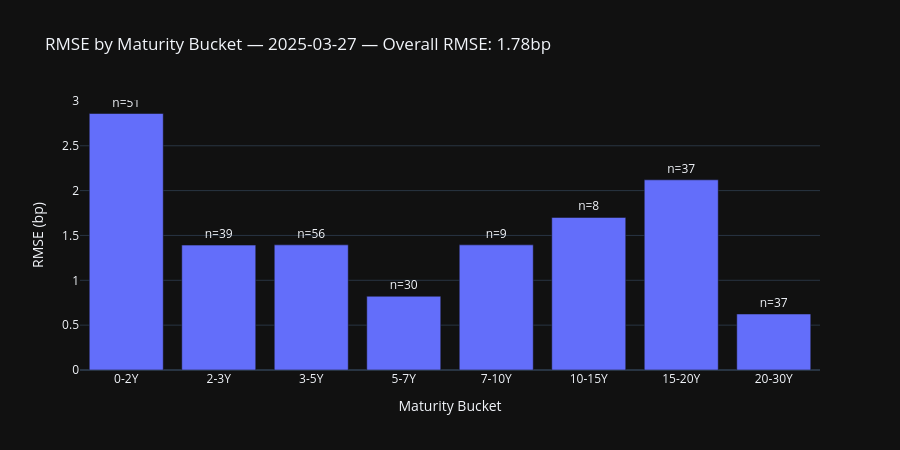

The code cell stored with this chart in its notebook:
### Code cell
# Maturity-bucket RMSE breakdown (JPM style)
bucket_data = []
for name, (lo, hi) in MATURITY_BUCKETS.items():
    rmse = spline.rmse_bucket(lo, hi)
    mask = (spline.fit_ttm >= lo) & (spline.fit_ttm < hi)
    n_bonds = int(mask.sum())
    bucket_data.append({"bucket": name, "rmse_bp": rmse, "n_bonds": n_bonds})

bucket_df = pd.DataFrame(bucket_data)
print(f"\nMaturity Bucket RMSE — {as_of}")
print(bucket_df.to_string(index=False))

fig_bkt = go.Figure(go.Bar(
    x=bucket_df["bucket"], y=bucket_df["rmse_bp"],
    text=bucket_df["n_bonds"].apply(lambda x: f"n={x}"),
    textposition="outside",
    marker_color="#636efa",
))
fig_bkt.update_layout(
    template="plotly_dark",
    title=f"RMSE by Maturity Bucket — {as_of} — Overall RMSE: {spline.rmse:.2f}bp",
    xaxis_title="Maturity Bucket",
    yaxis_title="RMSE (bp)",
    height=450,
)
fig_bkt.show()

### Figure 1 — Plotly figure (JSON) as saved in the notebook; plotly's stock layout.template omitted (floating-point values rounded to 4 significant figures)
{"data": [{"marker": {"color": "#636efa"}, "text": ["n=51", "n=39", "n=56", "n=30", "n=9", "n=8", "n=37", "n=37"], "textposition": "outside", "type": "bar", "x": ["0-2Y", "2-3Y", "3-5Y", "5-7Y", "7-10Y", "10-15Y", "15-20Y", "20-30Y"], "y": [2.86, 1.392, 1.395, 0.8221, 1.395, 1.701, 2.12, 0.6243]}], "layout": {"height": 450, "title": {"text": "RMSE by Maturity Bucket — 2025-03-27 — Overall RMSE: 1.78bp"}, "xaxis": {"title": {"text": "Maturity Bucket"}}, "yaxis": {"title": {"text": "RMSE (bp)"}}}}
